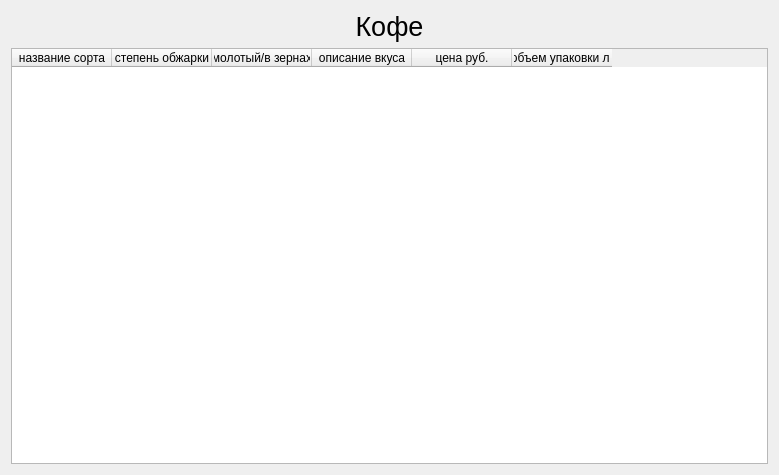
<?xml version="1.0" encoding="UTF-8"?>
<ui version="4.0">
 <class>Form</class>
 <widget class="QWidget" name="Form">
  <property name="geometry">
   <rect>
    <x>0</x>
    <y>0</y>
    <width>779</width>
    <height>475</height>
   </rect>
  </property>
  <property name="windowTitle">
   <string>Form</string>
  </property>
  <layout class="QGridLayout" name="gridLayout">
   <item row="0" column="0">
    <widget class="QLabel" name="label">
     <property name="font">
      <font>
       <pointsize>20</pointsize>
      </font>
     </property>
     <property name="text">
      <string>Кофе</string>
     </property>
     <property name="alignment">
      <set>Qt::AlignCenter</set>
     </property>
    </widget>
   </item>
   <item row="1" column="0">
    <widget class="QTableWidget" name="table">
     <column>
      <property name="text">
       <string>название сорта</string>
      </property>
     </column>
     <column>
      <property name="text">
       <string>степень обжарки</string>
      </property>
     </column>
     <column>
      <property name="text">
       <string>молотый/в зернах</string>
      </property>
     </column>
     <column>
      <property name="text">
       <string>описание вкуса</string>
      </property>
     </column>
     <column>
      <property name="text">
       <string>цена руб.</string>
      </property>
     </column>
     <column>
      <property name="text">
       <string>объем упаковки л.</string>
      </property>
     </column>
    </widget>
   </item>
  </layout>
 </widget>
 <resources/>
 <connections/>
</ui>
